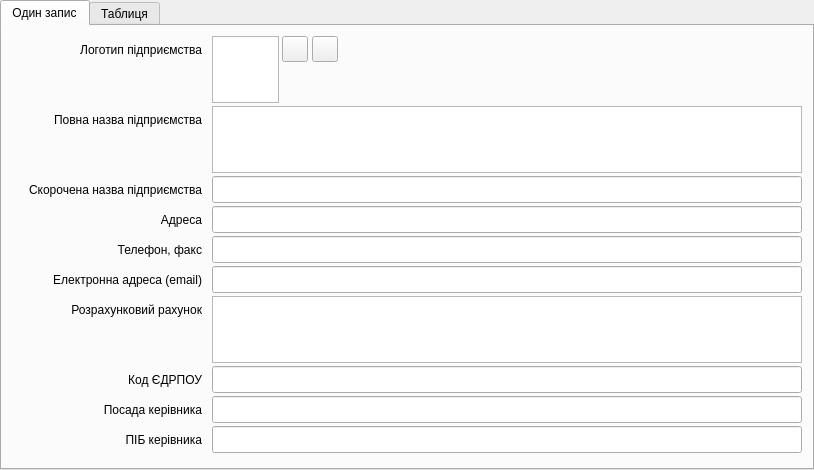
<?xml version="1.0" encoding="UTF-8"?>
<ui version="4.0">
 <class>Firma_win</class>
 <widget class="QTabWidget" name="Firma_win">
  <property name="geometry">
   <rect>
    <x>0</x>
    <y>0</y>
    <width>814</width>
    <height>470</height>
   </rect>
  </property>
  <property name="windowTitle">
   <string>Дані Підрядника</string>
  </property>
  <property name="windowIcon">
   <iconset>
    <normaloff>../icons/16x16/categories/applications-engineering.png</normaloff>../icons/16x16/categories/applications-engineering.png</iconset>
  </property>
  <property name="locale">
   <locale language="Ukrainian" country="Ukraine"/>
  </property>
  <property name="currentIndex">
   <number>0</number>
  </property>
  <property name="tabsClosable">
   <bool>false</bool>
  </property>
  <property name="movable">
   <bool>false</bool>
  </property>
  <widget class="QWidget" name="tab">
   <attribute name="title">
    <string>Один запис</string>
   </attribute>
   <widget class="QLabel" name="label">
    <property name="geometry">
     <rect>
      <x>10</x>
      <y>80</y>
      <width>190</width>
      <height>27</height>
     </rect>
    </property>
    <property name="text">
     <string>Повна назва підприємства</string>
    </property>
    <property name="alignment">
     <set>Qt::AlignRight|Qt::AlignTrailing|Qt::AlignVCenter</set>
    </property>
   </widget>
   <widget class="QLabel" name="label_2">
    <property name="geometry">
     <rect>
      <x>10</x>
      <y>150</y>
      <width>190</width>
      <height>27</height>
     </rect>
    </property>
    <property name="text">
     <string>Скорочена назва підприємства</string>
    </property>
    <property name="alignment">
     <set>Qt::AlignRight|Qt::AlignTrailing|Qt::AlignVCenter</set>
    </property>
   </widget>
   <widget class="QLabel" name="label_3">
    <property name="geometry">
     <rect>
      <x>10</x>
      <y>180</y>
      <width>190</width>
      <height>27</height>
     </rect>
    </property>
    <property name="text">
     <string>Адреса</string>
    </property>
    <property name="alignment">
     <set>Qt::AlignRight|Qt::AlignTrailing|Qt::AlignVCenter</set>
    </property>
   </widget>
   <widget class="QLabel" name="label_4">
    <property name="geometry">
     <rect>
      <x>10</x>
      <y>210</y>
      <width>190</width>
      <height>27</height>
     </rect>
    </property>
    <property name="text">
     <string>Телефон, факс</string>
    </property>
    <property name="alignment">
     <set>Qt::AlignRight|Qt::AlignTrailing|Qt::AlignVCenter</set>
    </property>
   </widget>
   <widget class="QLabel" name="label_5">
    <property name="geometry">
     <rect>
      <x>10</x>
      <y>240</y>
      <width>190</width>
      <height>27</height>
     </rect>
    </property>
    <property name="text">
     <string>Електронна адреса (email)</string>
    </property>
    <property name="alignment">
     <set>Qt::AlignRight|Qt::AlignTrailing|Qt::AlignVCenter</set>
    </property>
   </widget>
   <widget class="QLabel" name="label_6">
    <property name="geometry">
     <rect>
      <x>10</x>
      <y>270</y>
      <width>190</width>
      <height>27</height>
     </rect>
    </property>
    <property name="text">
     <string>Розрахунковий рахунок</string>
    </property>
    <property name="alignment">
     <set>Qt::AlignRight|Qt::AlignTrailing|Qt::AlignVCenter</set>
    </property>
   </widget>
   <widget class="QLabel" name="label_7">
    <property name="geometry">
     <rect>
      <x>10</x>
      <y>340</y>
      <width>190</width>
      <height>27</height>
     </rect>
    </property>
    <property name="text">
     <string>Код ЄДРПОУ</string>
    </property>
    <property name="alignment">
     <set>Qt::AlignRight|Qt::AlignTrailing|Qt::AlignVCenter</set>
    </property>
   </widget>
   <widget class="QLabel" name="label_8">
    <property name="geometry">
     <rect>
      <x>10</x>
      <y>370</y>
      <width>190</width>
      <height>27</height>
     </rect>
    </property>
    <property name="text">
     <string>Посада керівника</string>
    </property>
    <property name="alignment">
     <set>Qt::AlignRight|Qt::AlignTrailing|Qt::AlignVCenter</set>
    </property>
   </widget>
   <widget class="QLabel" name="label_9">
    <property name="geometry">
     <rect>
      <x>10</x>
      <y>10</y>
      <width>190</width>
      <height>27</height>
     </rect>
    </property>
    <property name="text">
     <string>Логотип підприємства</string>
    </property>
    <property name="alignment">
     <set>Qt::AlignRight|Qt::AlignTrailing|Qt::AlignVCenter</set>
    </property>
   </widget>
   <widget class="QTextEdit" name="textEdit">
    <property name="geometry">
     <rect>
      <x>210</x>
      <y>80</y>
      <width>590</width>
      <height>67</height>
     </rect>
    </property>
    <property name="tabChangesFocus">
     <bool>true</bool>
    </property>
   </widget>
   <widget class="QLineEdit" name="lineEdit">
    <property name="geometry">
     <rect>
      <x>210</x>
      <y>150</y>
      <width>590</width>
      <height>27</height>
     </rect>
    </property>
   </widget>
   <widget class="QLineEdit" name="lineEdit_2">
    <property name="geometry">
     <rect>
      <x>210</x>
      <y>180</y>
      <width>590</width>
      <height>27</height>
     </rect>
    </property>
   </widget>
   <widget class="QLineEdit" name="lineEdit_3">
    <property name="geometry">
     <rect>
      <x>210</x>
      <y>210</y>
      <width>590</width>
      <height>27</height>
     </rect>
    </property>
   </widget>
   <widget class="QLineEdit" name="lineEdit_4">
    <property name="geometry">
     <rect>
      <x>210</x>
      <y>240</y>
      <width>590</width>
      <height>27</height>
     </rect>
    </property>
   </widget>
   <widget class="QTextEdit" name="textEdit_2">
    <property name="geometry">
     <rect>
      <x>210</x>
      <y>270</y>
      <width>590</width>
      <height>67</height>
     </rect>
    </property>
    <property name="frameShape">
     <enum>QFrame::StyledPanel</enum>
    </property>
    <property name="frameShadow">
     <enum>QFrame::Sunken</enum>
    </property>
    <property name="tabChangesFocus">
     <bool>true</bool>
    </property>
   </widget>
   <widget class="QLineEdit" name="lineEdit_5">
    <property name="geometry">
     <rect>
      <x>210</x>
      <y>340</y>
      <width>590</width>
      <height>27</height>
     </rect>
    </property>
   </widget>
   <widget class="QLineEdit" name="lineEdit_6">
    <property name="geometry">
     <rect>
      <x>210</x>
      <y>370</y>
      <width>590</width>
      <height>27</height>
     </rect>
    </property>
   </widget>
   <widget class="QGraphicsView" name="graphicsView">
    <property name="geometry">
     <rect>
      <x>210</x>
      <y>10</y>
      <width>67</width>
      <height>67</height>
     </rect>
    </property>
   </widget>
   <widget class="QToolButton" name="toolButton">
    <property name="geometry">
     <rect>
      <x>280</x>
      <y>10</y>
      <width>26</width>
      <height>26</height>
     </rect>
    </property>
    <property name="toolTip">
     <string>Вставити логотип з файлу</string>
    </property>
    <property name="statusTip">
     <string>Вставити логотип з вибраного файлу</string>
    </property>
    <property name="text">
     <string/>
    </property>
    <property name="icon">
     <iconset>
      <normaloff>../icons/16x16/actions/insert-image.png</normaloff>../icons/16x16/actions/insert-image.png</iconset>
    </property>
   </widget>
   <widget class="QToolButton" name="toolButton_2">
    <property name="geometry">
     <rect>
      <x>310</x>
      <y>10</y>
      <width>26</width>
      <height>26</height>
     </rect>
    </property>
    <property name="toolTip">
     <string>Вилучити логотип</string>
    </property>
    <property name="statusTip">
     <string>Вилучити логотип</string>
    </property>
    <property name="text">
     <string/>
    </property>
    <property name="icon">
     <iconset>
      <normaloff>../icons/16x16/actions/remove-image.png</normaloff>../icons/16x16/actions/remove-image.png</iconset>
    </property>
   </widget>
   <widget class="QLabel" name="label_10">
    <property name="geometry">
     <rect>
      <x>10</x>
      <y>400</y>
      <width>190</width>
      <height>27</height>
     </rect>
    </property>
    <property name="text">
     <string>ПІБ керівника</string>
    </property>
    <property name="alignment">
     <set>Qt::AlignRight|Qt::AlignTrailing|Qt::AlignVCenter</set>
    </property>
   </widget>
   <widget class="QLineEdit" name="lineEdit_7">
    <property name="geometry">
     <rect>
      <x>210</x>
      <y>400</y>
      <width>590</width>
      <height>27</height>
     </rect>
    </property>
   </widget>
  </widget>
  <widget class="QWidget" name="tab">
   <attribute name="title">
    <string>Таблиця</string>
   </attribute>
   <layout class="QGridLayout" name="gridLayout">
    <item row="0" column="0">
     <widget class="QTableView" name="tableFirma">
      <property name="frameShape">
       <enum>QFrame::StyledPanel</enum>
      </property>
      <property name="autoScroll">
       <bool>true</bool>
      </property>
     </widget>
    </item>
   </layout>
  </widget>
 </widget>
 <tabstops>
  <tabstop>graphicsView</tabstop>
  <tabstop>toolButton</tabstop>
  <tabstop>toolButton_2</tabstop>
  <tabstop>textEdit</tabstop>
  <tabstop>lineEdit</tabstop>
  <tabstop>lineEdit_2</tabstop>
  <tabstop>lineEdit_3</tabstop>
  <tabstop>lineEdit_4</tabstop>
  <tabstop>textEdit_2</tabstop>
  <tabstop>lineEdit_5</tabstop>
  <tabstop>lineEdit_6</tabstop>
  <tabstop>lineEdit_7</tabstop>
  <tabstop>tableFirma</tabstop>
 </tabstops>
 <resources/>
 <connections/>
</ui>
